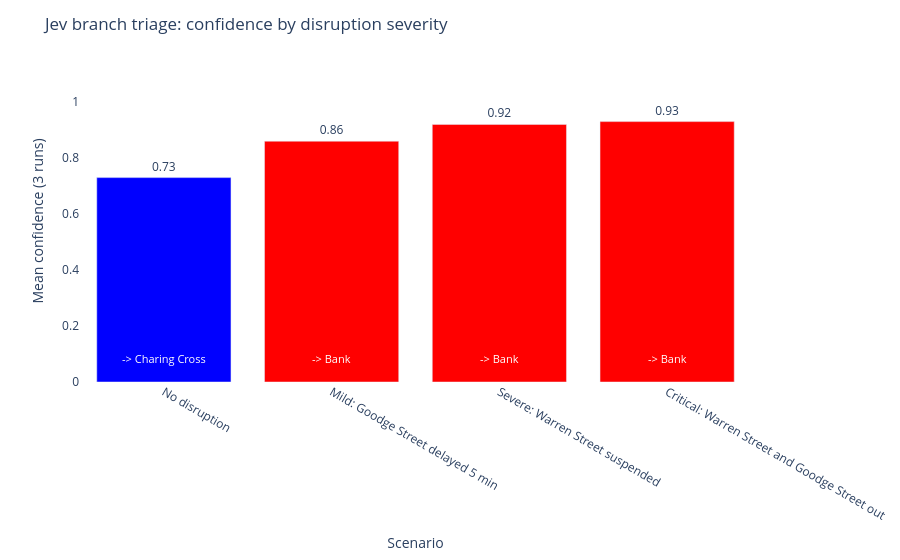

Notebook code cell kept with this figure:
### Markdown cell above
### Branch triage confidence progression

As disruption severity increases, Jev's confidence in its choice rises. With both branches clear it prefers Charing Cross (0.74). Once Charing Cross is disrupted it switches to Bank, and confidence climbs to 0.93.

### Code cell
scenario_labels = summary["scenario"].tolist()
conf_values     = summary["mean_confidence"].tolist()
choices         = summary["choice"].tolist()
choice_colors   = ["blue" if c == "Charing Cross" else "red" for c in choices]

fig3 = go.Figure()
fig3.add_trace(go.Bar(
    x=scenario_labels,
    y=conf_values,
    marker_color=choice_colors,
    text=[f"{v:.2f}" for v in conf_values],
    textposition="outside",
))

for i, (label, choice, conf) in enumerate(zip(scenario_labels, choices, conf_values)):
    fig3.add_annotation(
        x=label,
        y=0.05,  # near the bottom of the bar
        text=f"-> {choice}",
        showarrow=False,
        font=dict(size=11, color="white"),
        yanchor="bottom",
    )

fig3.update_layout(
    title="Jev branch triage: confidence by disruption severity",
    xaxis_title="Scenario",
    yaxis_title="Mean confidence (3 runs)",
    yaxis=dict(range=[0, 1.15]),
    plot_bgcolor="white",
    paper_bgcolor="white",
    font=dict(size=12),
    margin=dict(t=60, b=40),
    showlegend=False,
)
fig3.show()

### Figure 1 — Plotly figure (JSON) as saved in the notebook; plotly's stock layout.template omitted (floating-point values rounded to 4 significant figures)
{"data": [{"marker": {"color": ["blue", "red", "red", "red"]}, "text": ["0.73", "0.86", "0.92", "0.93"], "textposition": "outside", "type": "bar", "x": ["No disruption", "Mild: Goodge Street delayed 5 min", "Severe: Warren Street suspended", "Critical: Warren Street and Goodge Street out"], "y": [0.73, 0.86, 0.92, 0.93]}], "layout": {"annotations": [{"font": {"color": "white", "size": 11}, "showarrow": false, "text": "-> Charing Cross", "x": "No disruption", "y": 0.05, "yanchor": "bottom"}, {"font": {"color": "white", "size": 11}, "showarrow": false, "text": "-> Bank", "x": "Mild: Goodge Street delayed 5 min", "y": 0.05, "yanchor": "bottom"}, {"font": {"color": "white", "size": 11}, "showarrow": false, "text": "-> Bank", "x": "Severe: Warren Street suspended", "y": 0.05, "yanchor": "bottom"}, {"font": {"color": "white", "size": 11}, "showarrow": false, "text": "-> Bank", "x": "Critical: Warren Street and Goodge Street out", "y": 0.05, "yanchor": "bottom"}], "font": {"size": 12}, "margin": {"b": 40, "t": 60}, "paper_bgcolor": "white", "plot_bgcolor": "white", "showlegend": false, "title": {"text": "Jev branch triage: confidence by disruption severity"}, "xaxis": {"title": {"text": "Scenario"}}, "yaxis": {"range": [0, 1.15], "title": {"text": "Mean confidence (3 runs)"}}}}
